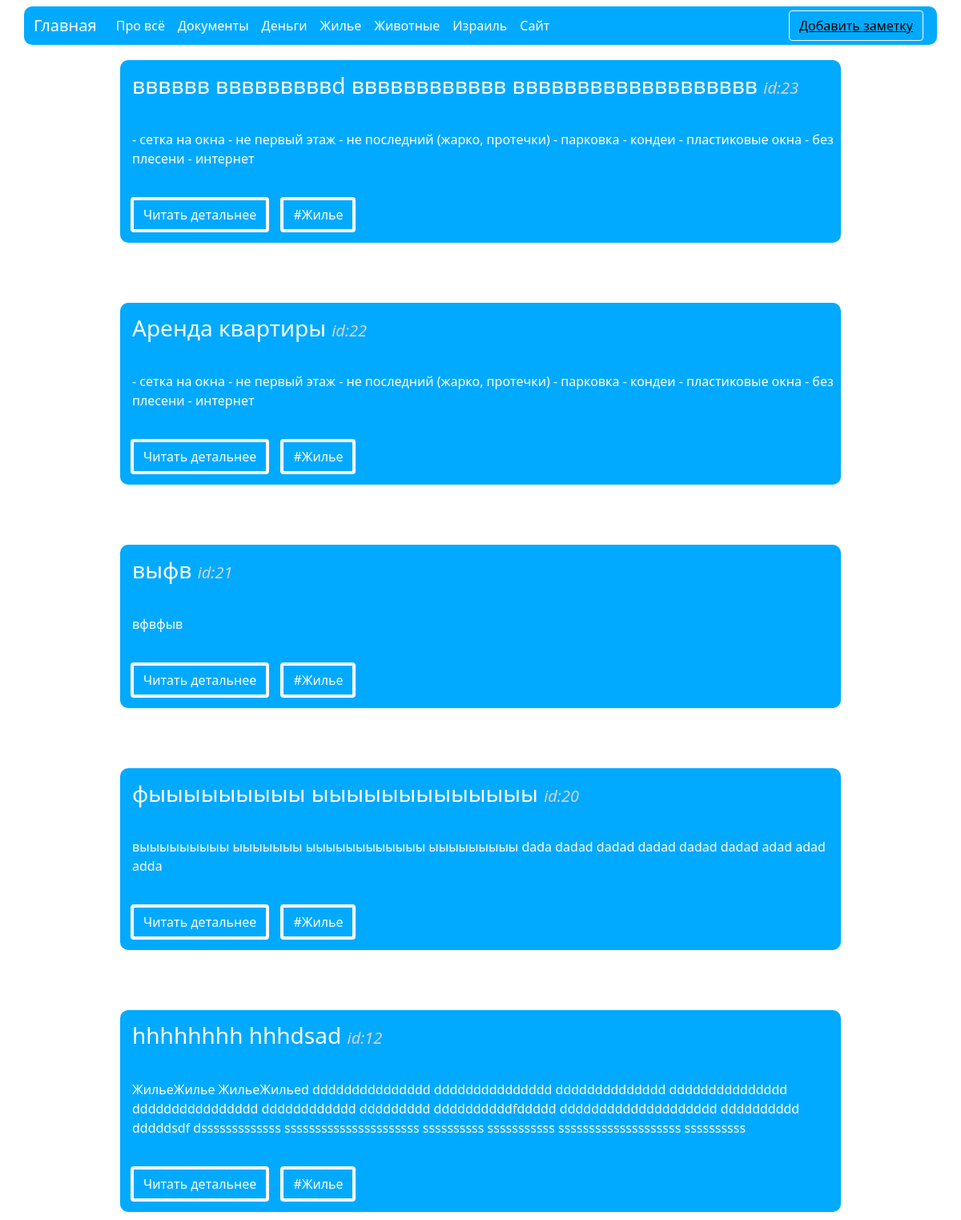
Page /news/house on the committed database.
### news/models.py (models this page shows, shortened)
class Articles(models.Model):
    title = models.CharField('Название', max_length=15)
    hashtag = models.CharField('Хештег', max_length=20)
    full_text = models.TextField('Текст')
    class Meta:
        verbose_name = 'Новость'
        verbose_name_plural = 'Новости'

### news/views.py (the view)
# urls.py: path('house', views.house, name='house'),
def house(request):
    news = Articles.objects.order_by('-id')
    return render(request, 'news/house.html', {'news': news})

### news/templates/news/house.html (shortened to what this page needs)
{% extends 'main/layout.html' %}
{% block content %}
    {% if news %}
        {% for element in news %}
            {% if element.hashtag == 'Жилье' %}
                <div class="container-house">
                    <div class="container-h3">
                        <h3>{{ element.title }} <i class="container-id">id:{{ element.id }}</i></h3>
                    </div>
                    <div class="container-p">
                        <p>{{ element.full_text }}</p>
                    </div>
                    <div class="container-buttons">
                        <a href="{% url 'news-detail' element.id %}" class="btn btn-light"> Читать детальнее</a>
                        <a href="{% url 'house' %}" class="btn btn-info">#{{ element.hashtag }}</a>
                    </div>
                </div>
            {% endif %}
        {% endfor %}
    {% endif %}
{% endblock %}

### main/static/main/css/main.css (style rules this page uses)
.container-house { width: 75%; background: #01AAFF; color: white; border-radius: 10px; margin: auto; margin-top: 75px; margin-bottom: 10px; }
.container-h3 { padding-top: 15px; padding-left: 15px; padding-bottom: 15px; }
.container-id { font-size: 20px; color: lightgray; }
.container-p { padding-top: 15px; padding-left: 15px; padding-bottom: 15px; }
.container-buttons { padding-left: 8px; padding-bottom: 8px; }
.btn-light { border-left: 35%; background: #01AAFF; color: white; border: 4px solid white; margin: 5px; }
.btn-info { border-left: 35%; background: #01AAFF; color: white; border: 4px solid white; margin: 5px; }

### rows in the picture
Articles: title "вввввв вввввввввd вввввввввввв ввввввввввввввввввв", id "23", full_text "- сетка на окна - не первый этаж - не последний (жарко, протечки) - парковка - кондеи - пластиковые окна - без плесени - интернет", hashtag "Жилье"
Articles: title "Аренда квартиры", id "22", full_text "- сетка на окна - не первый этаж - не последний (жарко, протечки) - парковка - кондеи - пластиковые окна - без плесени - интернет", hashtag "Жилье"
Articles: title "выфв", id "21", full_text "вфвфыв", hashtag "Жилье"
Articles: title "фыыыыыыыыы ыыыыыыыыыыыыы", id "20", full_text "выыыыыыыыы ыыыыыыы ыыыыыыыыыыыы ыыыыыыыыы dada dadad dadad dadad dadad dadad adad adad adda", hashtag "Жилье"
Articles: title "hhhhhhhh hhhdsad", id "12", full_text "ЖильеЖилье ЖильеЖильеd ddddddddddddddd ddddddddddddddd dddddddddddddd ddddddddddddddd dddddddddddddddd dddddddddddd ddddddddd ddddddddddfddddd dddddddddddddddddddd dddddddddd dddddsdf dsssssssssssss ssssssssssssssssssssss ssssssssss sssssssssss ssssssssssssssssssss ssssssssss", hashtag "Жилье"
